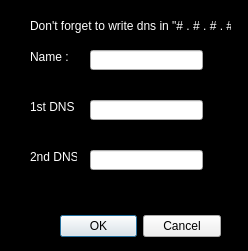
<?xml version="1.0" encoding="UTF-8"?>
<ui version="4.0">
 <class>Dialog</class>
 <widget class="QDialog" name="Dialog">
  <property name="geometry">
   <rect>
    <x>0</x>
    <y>0</y>
    <width>248</width>
    <height>251</height>
   </rect>
  </property>
  <property name="windowTitle">
   <string>Dialog</string>
  </property>
  <property name="styleSheet">
   <string notr="true">QDialog{
color:rgb(255, 255, 255);
background-color:rgb(0, 0, 0)
}
QLabel{
color:rgb(255, 255, 255);
}</string>
  </property>
  <widget class="QDialogButtonBox" name="btnbox_k_or_cancel">
   <property name="geometry">
    <rect>
     <x>60</x>
     <y>210</y>
     <width>161</width>
     <height>32</height>
    </rect>
   </property>
   <property name="layoutDirection">
    <enum>Qt::LeftToRight</enum>
   </property>
   <property name="autoFillBackground">
    <bool>false</bool>
   </property>
   <property name="orientation">
    <enum>Qt::Horizontal</enum>
   </property>
   <property name="standardButtons">
    <set>QDialogButtonBox::Cancel|QDialogButtonBox::Ok</set>
   </property>
  </widget>
  <widget class="QLineEdit" name="name_input">
   <property name="geometry">
    <rect>
     <x>90</x>
     <y>50</y>
     <width>113</width>
     <height>20</height>
    </rect>
   </property>
  </widget>
  <widget class="QLineEdit" name="dns1_input">
   <property name="geometry">
    <rect>
     <x>90</x>
     <y>100</y>
     <width>113</width>
     <height>20</height>
    </rect>
   </property>
  </widget>
  <widget class="QLineEdit" name="dns2_input">
   <property name="geometry">
    <rect>
     <x>90</x>
     <y>150</y>
     <width>113</width>
     <height>20</height>
    </rect>
   </property>
  </widget>
  <widget class="QLabel" name="label">
   <property name="geometry">
    <rect>
     <x>30</x>
     <y>50</y>
     <width>47</width>
     <height>13</height>
    </rect>
   </property>
   <property name="text">
    <string>Name :</string>
   </property>
  </widget>
  <widget class="QLabel" name="label_2">
   <property name="geometry">
    <rect>
     <x>30</x>
     <y>100</y>
     <width>47</width>
     <height>13</height>
    </rect>
   </property>
   <property name="text">
    <string>1st DNS :</string>
   </property>
  </widget>
  <widget class="QLabel" name="label_3">
   <property name="geometry">
    <rect>
     <x>30</x>
     <y>150</y>
     <width>47</width>
     <height>13</height>
    </rect>
   </property>
   <property name="text">
    <string>2nd DNS :</string>
   </property>
  </widget>
  <widget class="QLabel" name="label_4">
   <property name="geometry">
    <rect>
     <x>30</x>
     <y>10</y>
     <width>201</width>
     <height>31</height>
    </rect>
   </property>
   <property name="text">
    <string>Don't forget to write dns in &quot;# . # . # . #&quot; </string>
   </property>
  </widget>
 </widget>
 <resources/>
 <connections>
  <connection>
   <sender>btnbox_k_or_cancel</sender>
   <signal>accepted()</signal>
   <receiver>Dialog</receiver>
   <slot>accept()</slot>
   <hints>
    <hint type="sourcelabel">
     <x>248</x>
     <y>254</y>
    </hint>
    <hint type="destinationlabel">
     <x>157</x>
     <y>274</y>
    </hint>
   </hints>
  </connection>
  <connection>
   <sender>btnbox_k_or_cancel</sender>
   <signal>rejected()</signal>
   <receiver>Dialog</receiver>
   <slot>reject()</slot>
   <hints>
    <hint type="sourcelabel">
     <x>316</x>
     <y>260</y>
    </hint>
    <hint type="destinationlabel">
     <x>286</x>
     <y>274</y>
    </hint>
   </hints>
  </connection>
 </connections>
</ui>
